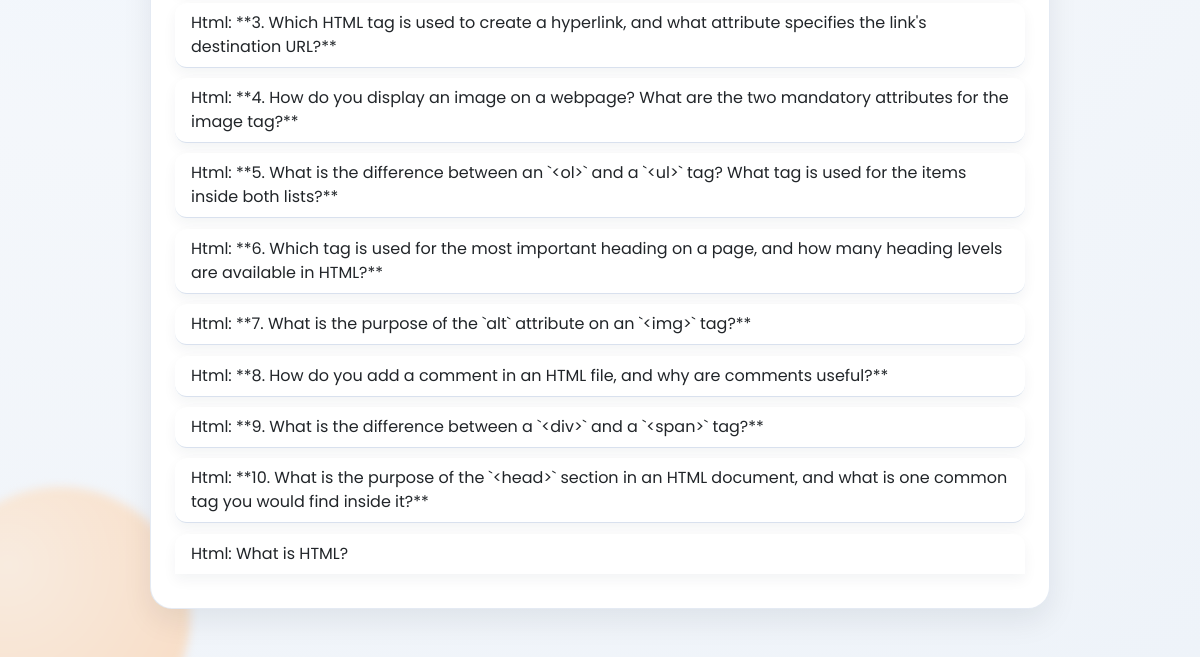
Page /manual_questions/ (signed in, lower part) on the earlier database version.
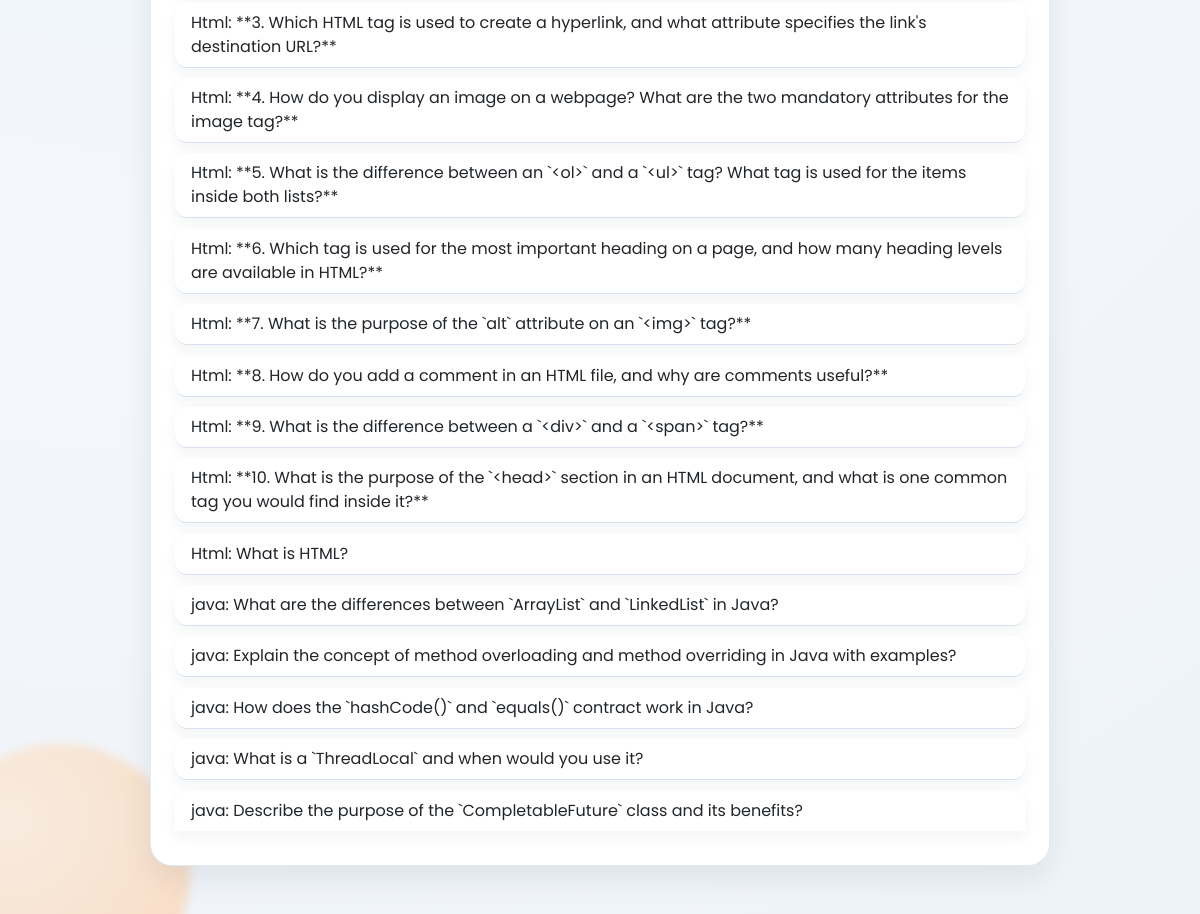
Same page on the later database version.
### accounts/models.py (models this page shows)
class Question(models.Model):
    text = models.TextField()
    subject = models.CharField(max_length=255)
    source_type = models.CharField(max_length=10, choices=[('Manual', 'Manual'), ('AI', 'AI')] ,default='Manual')
    created_at = models.DateTimeField(auto_now_add=True)
    selected = models.BooleanField(default=False)

### accounts/views.py (the view)
# urls.py: path("manual_questions/", views.manual_questions_view, name="manual_questions"), # For addition of manual question
@login_required
async def manual_questions_view(request):
    if request.method == "POST":
        text, subject = request.POST.get("question"), request.POST.get("subject")
        if text and subject:
            await a_create(Question, text=text, subject=subject)
        return redirect("manual_questions")
    questions = await sync_to_async(list)(Question.objects.all())
    return render(request, "accounts/manual/manual_questions.html", {"questions": questions})

### accounts/templates/accounts/manual/manual_questions.html (shortened to what this page needs)
{% extends "accounts/base.html" %}
{% block content %}
<div class="mx-auto" style="max-width: 900px;">
  <div class="surface-card p-4">
    <ul class="list-group list-group-flush">
      {% for q in questions %}
      <li class="list-group-item">{{ q.subject }}: {{ q.text }}</li>
      {% empty %}
      <li class="list-group-item"><div class="empty-state">No questions yet.</div></li>
      {% endfor %}
    </ul>
  </div>
</div>
{% endblock %}

### accounts/templates/accounts/base.html (shortened to what this page needs)
{% load static %}
<!DOCTYPE html>
<html lang="en">
  <head>
    <link
      href="https://cdn.jsdelivr.net/npm/bootstrap@5.3.2/dist/css/bootstrap.min.css"
      rel="stylesheet"
    />
    <link rel="stylesheet" href="{% static 'accounts/css/style_v2.css' %}?v=20260403" />
    <link
      rel="stylesheet"
      href="https://cdn.jsdelivr.net/npm/bootstrap-icons@1.10.5/font/bootstrap-icons.css"
    />
  </head>
  <body class="app-body">
    <div class="app-bg-orb app-bg-orb-2"></div>
    <main class="container app-shell page-shell px-3 px-md-4 py-4 py-md-5">
      {% block content %}{% endblock %}
    </main>
  </body>
</html>

### accounts/static/accounts/css/style_v2.css (style rules this page uses)
:root { --bg-base: #f4f7fb; --bg-panel: #ffffff; --ink-strong: #1b2434; --ink-soft: #5f6b7f; --ink-muted: #8994a8; --brand-500: #0b5ed7; --brand-600: #0a4eb3; --brand-100: #d8e7ff; --accent-500: #ff8c42; --accent-100: #ffe7d6; --success-500: #1fa971; --danger-500: #d53b4f; --warning-500: #c98900; --border-soft: #d9e1ee; --shadow-soft: 0 12px 30px rgba(16, 24, 40, 0.08); --shadow-card: 0 20px 45px rgba(21, 35, 58, 0.1); --radius-lg: 22px; --radius-md: 16px; --radius-sm: 12px; --font-body: "Poppins", sans-serif; --font-title: "Space Grotesk", sans-serif; }
* { box-sizing: border-box; }
body.app-body { margin: 0; min-height: 100vh; background: radial-gradient(circle at 15% 15%, #ebf4ff 0%, var(--bg-base) 48%, #eef3f9 100%); color: var(--ink-strong); font-family: var(--font-body); }
.app-shell { max-width: 1120px; }
.app-bg-orb { position: fixed; z-index: -1; border-radius: 50%; filter: blur(5px); opacity: 0.5; }
.app-bg-orb-2 { width: 260px; height: 260px; bottom: -90px; left: -70px; background: radial-gradient(circle at 30% 30%, #ffe2c4, #ffc089); }
.page-shell { position: relative; z-index: 1; }
.surface-card, .card { border: 1px solid rgba(217, 225, 238, 0.7); border-radius: var(--radius-lg); background: var(--bg-panel); box-shadow: var(--shadow-soft); }
.list-group-item { border-color: var(--border-soft); border-radius: 12px; margin-bottom: 0.65rem; box-shadow: 0 6px 14px rgba(25, 35, 52, 0.05); }

Differences in the rows shown:
added Question: subject "java", text "What are the differences between `ArrayList` and `LinkedList` in Java?"
added Question: subject "java", text "Explain the concept of method overloading and method overriding in Java with examples?"
added Question: subject "java", text "How does the `hashCode()` and `equals()` contract work in Java?"
added Question: subject "java", text "What is a `ThreadLocal` and when would you use it?"
added Question: subject "java", text "Describe the purpose of the `CompletableFuture` class and its benefits?"
